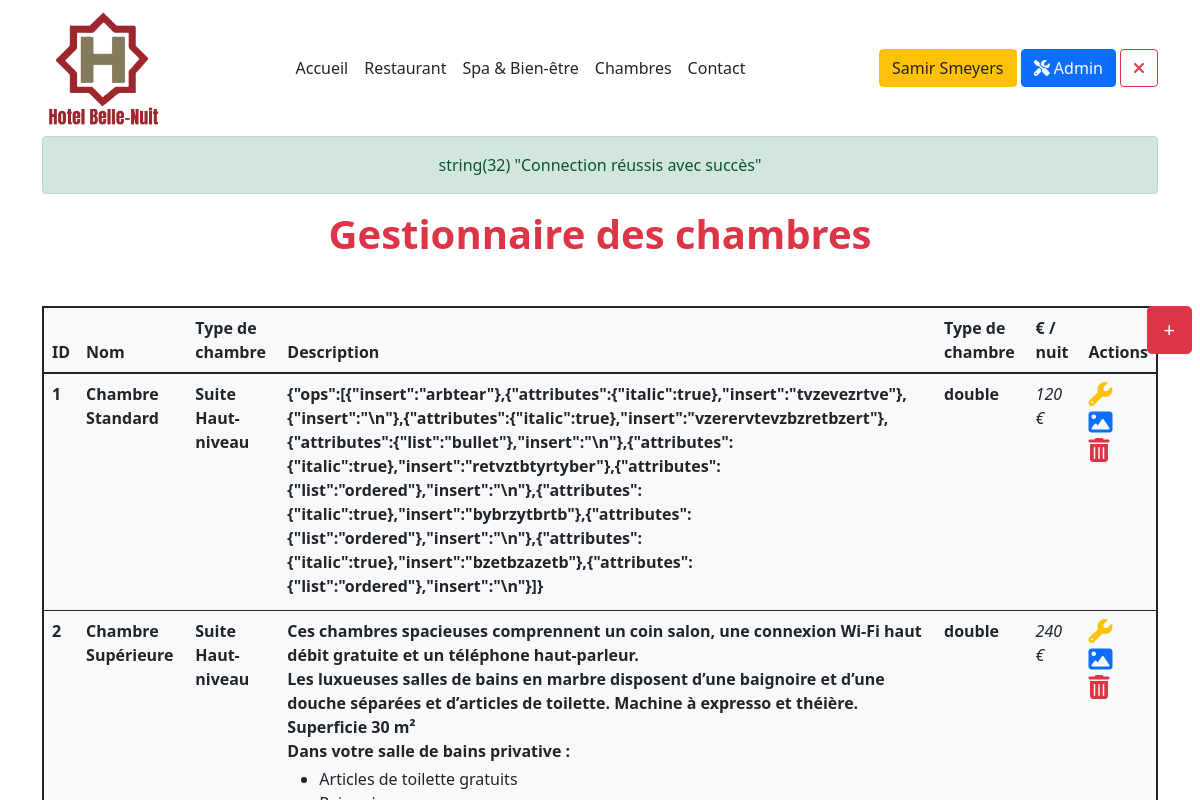
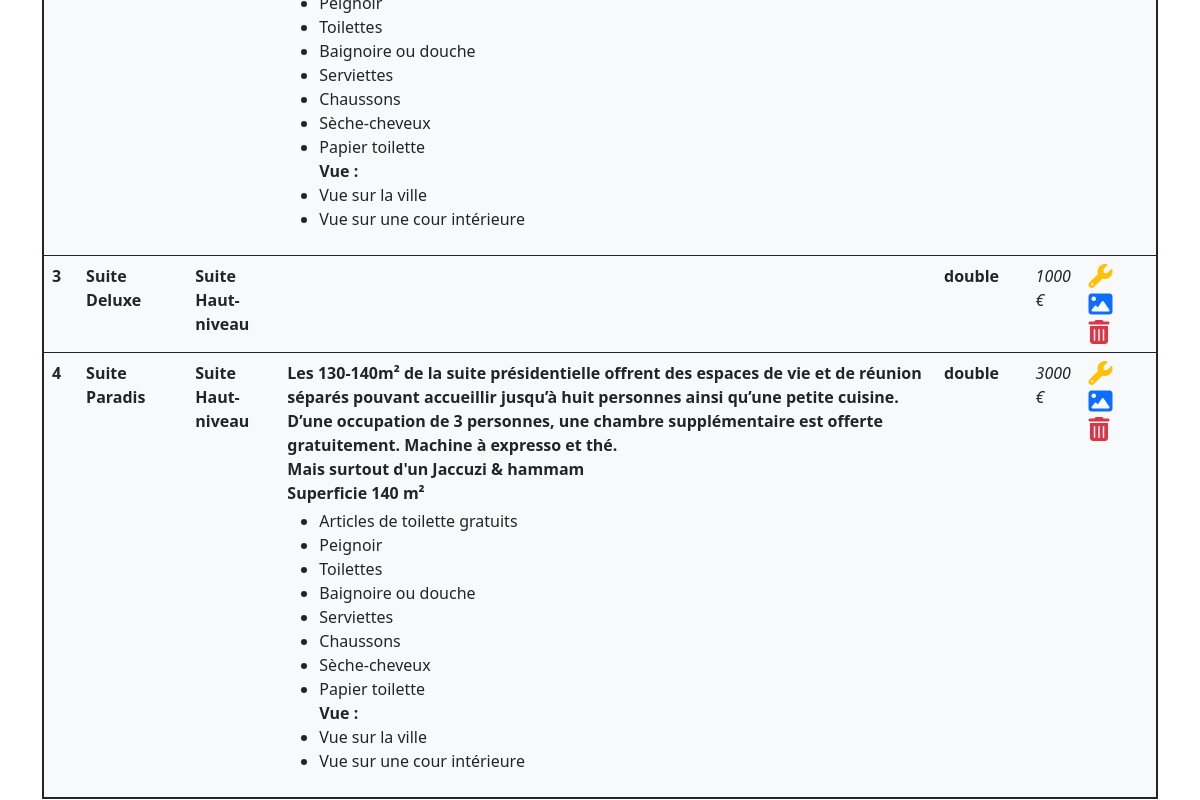
The page /adminBedrooms (signed in, upper part) on the database as committed earlier (2 pictures, top to bottom).
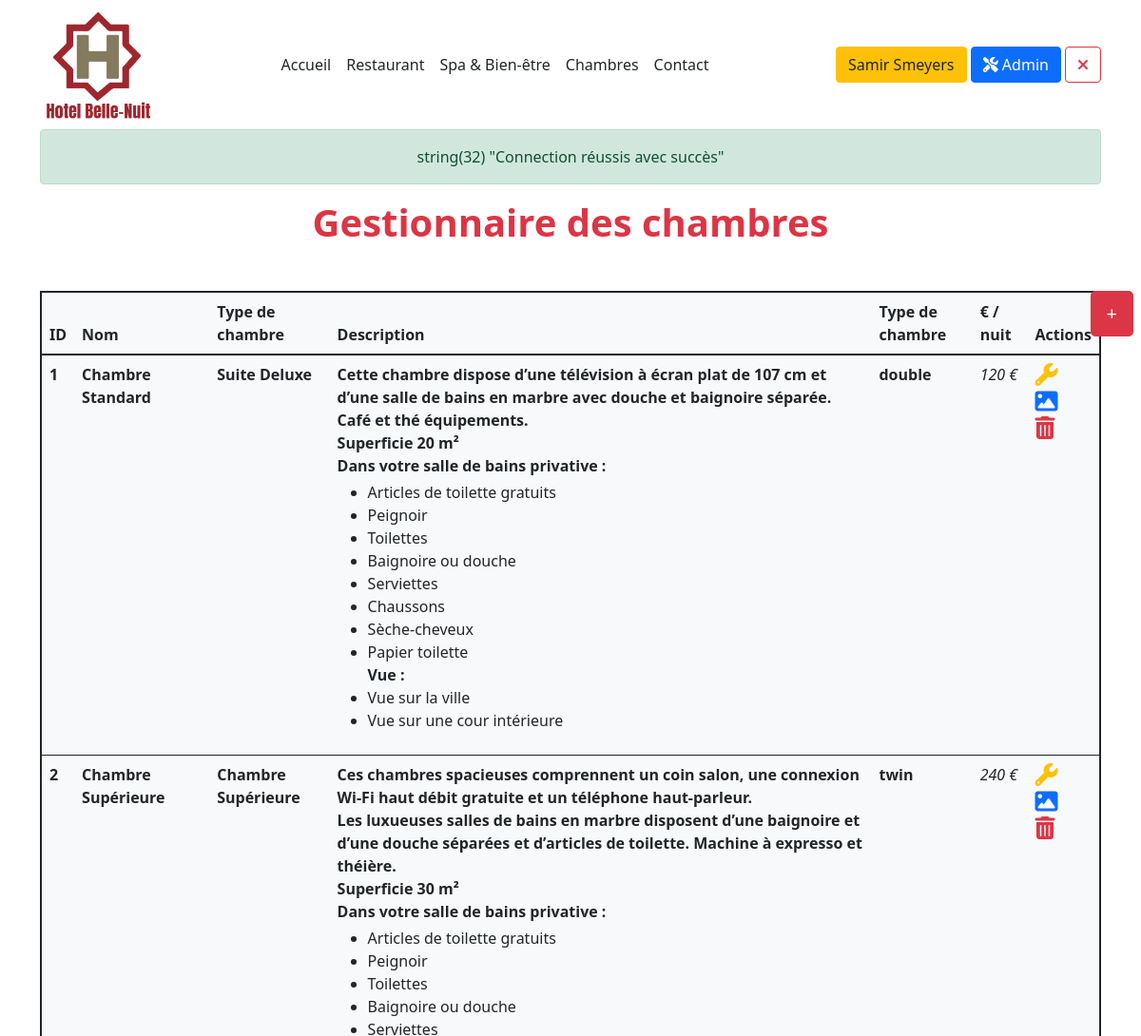
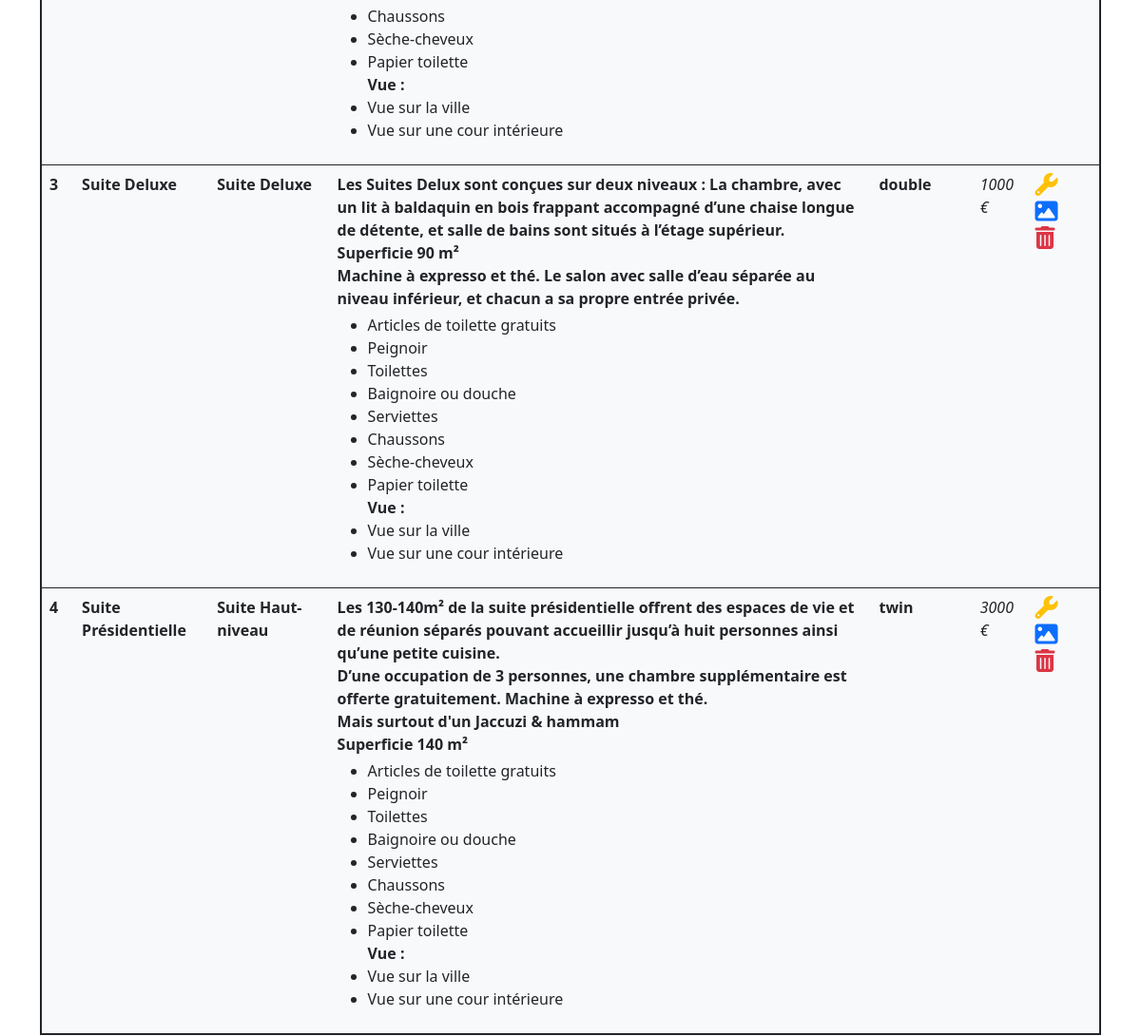
The same page on the database as committed later (2 pictures, top to bottom).
### tables this page shows
CREATE TABLE `bedroom` (
  `bedroom_id` int(11) NOT NULL,
  `bedroom_name` varchar(30) NOT NULL,
  `bedroom_description` text NOT NULL,
  `bedroom_bed` enum('double','twin','single') NOT NULL,
  `bedroom_priceday` int(11) NOT NULL,
  `id_roomcategory` int(11) NOT NULL
);

CREATE TABLE `category_bedroom` (
  `roomcategory_id` int(11) NOT NULL,
  `roomcategory_name` varchar(30) NOT NULL
);

### models/Model.class.php (called while the page is built, shortened)
<?php
abstract class Model{
    private static $pdo;
    private static function setBdd(){
        self::$pdo = new PDO("mysql:host=localhost;dbname=hotel;charset=utf8", "root", "");
        self::$pdo->setAttribute(PDO::ATTR_ERRMODE, PDO::ERRMODE_WARNING);
    }
    protected function getBdd(){
        return self::$pdo;
    }
}

### models/FrontManager.model.php (called while the page is built, shortened)
<?php
require_once("Model.class.php");
class FrontManager extends Model
{
    public function getAllBedrooms()
    {
        $stmt = $this->getBdd()->prepare('
        SELECT bedroom_id,bedroom_name,bedroom_description,bedroom_bed,bedroom_priceday, category_bedroom.roomcategory_name FROM bedroom
        INNER JOIN category_bedroom ON  bedroom.id_roomcategory = category_bedroom.roomcategory_id');
        $stmt->execute();
        $bedrooms = $stmt->fetchAll(PDO::FETCH_ASSOC);
        return $bedrooms;
    }
}

### views/main/back/adminBedrooms.view.php (the view)
<h1 class='text-center my-3 text-danger fw-bolder mb-5'>Gestionnaire des chambres</h1>
<table class="table container bg-light p-5 rounded mb-5 border border-2 border-dark">
    <a href="adminBedroomAdd"><button class="btn btn-danger btn-lg position-fixed top-1 end-0 me-2" name="btnRegistration">+</button></a>
    <thead class="bg-light">
    <tr>
        <th>ID</th>
        <th>Nom</th>
        <th>Type de chambre</th>
        <th>Description</th>
        <th>Type de chambre</th>
        <th>€ / nuit</th>
        <th>Actions</th>
    </tr>
    </thead>
    <tbody>
    <?php
    foreach ($bedrooms as $key => $bedroom){
        echo '
                    <tr>
                        <td>
                            <p class="fw-bold mb-1"> ' . $bedroom["bedroom_id"] . '</p>
                        </td>
                        <td>
                            <p class="fw-bold mb-1"> ' . $bedroom["bedroom_name"] . '</p>
                        </td>
                        <td>
                            <p class="fw-bold mb-1"> ' . $bedroom["roomcategory_name"] . '</p>
                        </td>
                        <td>
                            <p class="fw-bold mb-1">' . $bedroom["bedroom_description"] . '</p>
                        </td>
                        <td>
                            <p class="fw-bold mb-1">' . $bedroom["bedroom_bed"] . '</p>
                        </td>
                        <td>
                            <p class="fst-italic mb-1">' . $bedroom["bedroom_priceday"] . ' € ' . '</p>
                        </td>
                        <td>
                            <a href="adminEditBed&idEditBed=' . $bedroom['bedroom_id'] . '" class="mb-3 text-warning">
                                <i class="fa-solid fa-wrench fa-xl  mt-2"></i>
                            </a></br>
                            <a href="adminManagerBedPicture&idEditBed=' . $bedroom['bedroom_id'] . '" class="text-succes mt-5">
                                <i class="fa-solid fa-image fa-xl  mt-3"></i>
                            </a></br>
                            <a href="deleteBedroom&idDelBedRoom=' . $bedroom['bedroom_id'] . '" class="text-danger text-end mt-3">
                                <i class="fa-solid fa-xl fa-trash-can  mt-3"></i>
                            </a>
                        </td>
                    </tr>
                    ';
    } ?>
    </tbody>
</table>

Rows that differ between the two databases and show on the page:
changed bedroom "Chambre Standard": id_roomcategory.roomcategory_name "Suite Haut-niveau" → "Suite Deluxe"; bedroom_description "{\"ops\":[{\"insert\":\"arbtear\"},{\"attributes\":{\"italic\":true},\"insert\":\"tvzevezrtve\"},{\"insert\":\"\\n\"},{\"attributes\":{\"italic\":true},\"insert\":\"vzerervtevzbzretbzert\"},{\"attributes\":{\"list\":\"bullet\"},\"insert\":\"\\n\"},{\"attributes\":{\"italic\":true},\"insert\":\"retvztbtyrtyber\"},{\"attributes\":{\"list\":\"ordered\"},\"insert\":\"\\n\"},{\"attributes\":{\"italic\":true},\"insert\":\"bybrzytbrtb\"},{\"attributes\":{\"list\":\"ordered\"},\"insert\":\"\\n\"},{\"attributes\":{\"italic\":true},\"insert\":\"bzetbzazetb\"},{\"attributes\":{\"list\":\"ordered\"},\"insert\":\"\\n\"}]}" → "Cette chambre dispose d’une télévision à écran plat de 107 cm et d’une salle de bains en marbre avec douche et baignoire séparée. Café et thé équipements. Superficie 20 m² Dans votre salle de bains privative : Articles de toilette gratuits Peignoir Toilettes Baignoire ou douche Serviettes Chaussons Sèche-cheveux Papier toilette Vue : Vue sur la ville Vue sur une cour intérieure"
changed bedroom "Chambre Supérieure": id_roomcategory.roomcategory_name "Suite Haut-niveau" → "Chambre Supérieure"; bedroom_bed "double" → "twin"
changed bedroom id 3: id_roomcategory.roomcategory_name "Suite Haut-niveau" → "Suite Deluxe"; bedroom_description (not shown) → "Les Suites Delux sont conçues sur deux niveaux : La chambre, avec un lit à baldaquin en bois frappant accompagné d’une chaise longue de détente, et salle de bains sont situés à l’étage supérieur. Superficie 90 m² Machine à expresso et thé. Le salon avec salle d’eau séparée au niveau inférieur, et chacun a sa propre entrée privée. Articles de toilette gratuits Peignoir Toilettes Baignoire ou douche Serviettes Chaussons Sèche-cheveux Papier toilette Vue : Vue sur la ville Vue sur une cour intérieure"
changed bedroom "Suite Haut-niveau": bedroom_name "Suite Paradis" → "Suite Présidentielle"; bedroom_bed "double" → "twin"
